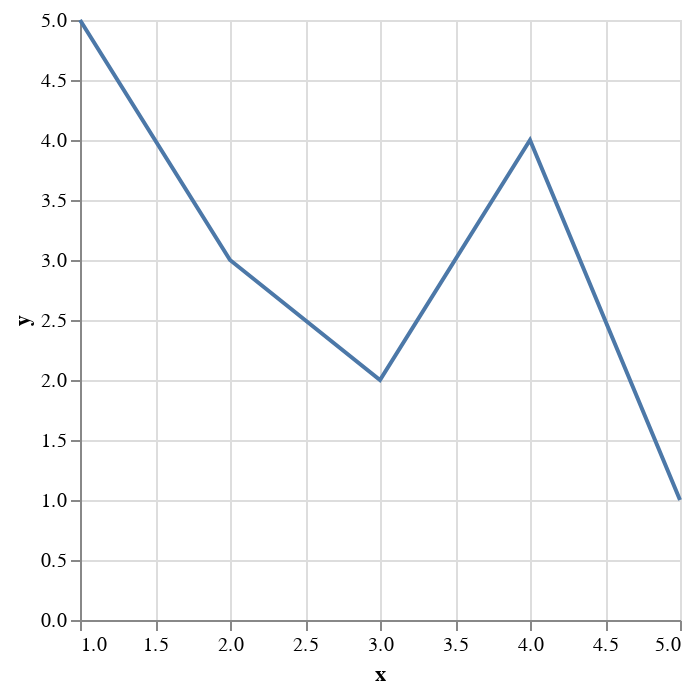

The code cell stored with this chart in its notebook:
### Code cell
import altair as alt
import pandas as pd

# Sample DataFrame
data = pd.DataFrame({
    'x': [1, 2, 3, 4, 5],
    'y': [5, 3, 2, 4, 1]
})

# Altair chart specification
chart = alt.Chart(data).mark_line().encode(
    x='x',
    y='y'
)

# Save the chart to an HTML file
chart.save('chart2.html')
display(chart)

### Figure 1 — Vega-Lite specification as saved in the notebook (floating-point values rounded to 4 significant figures)
{"config": {"view": {"continuousWidth": 300, "continuousHeight": 300}}, "data": {"name": "data-b6022d51422dd7366f6b8866ec2d39d3"}, "mark": {"type": "line"}, "encoding": {"x": {"field": "x", "type": "quantitative"}, "y": {"field": "y", "type": "quantitative"}}, "$schema": "https://vega.github.io/schema/vega-lite/v5.8.0.json", "datasets": {"data-b6022d51422dd7366f6b8866ec2d39d3": [{"x": 1, "y": 5}, {"x": 2, "y": 3}, {"x": 3, "y": 2}, {"x": 4, "y": 4}, {"x": 5, "y": 1}]}}
